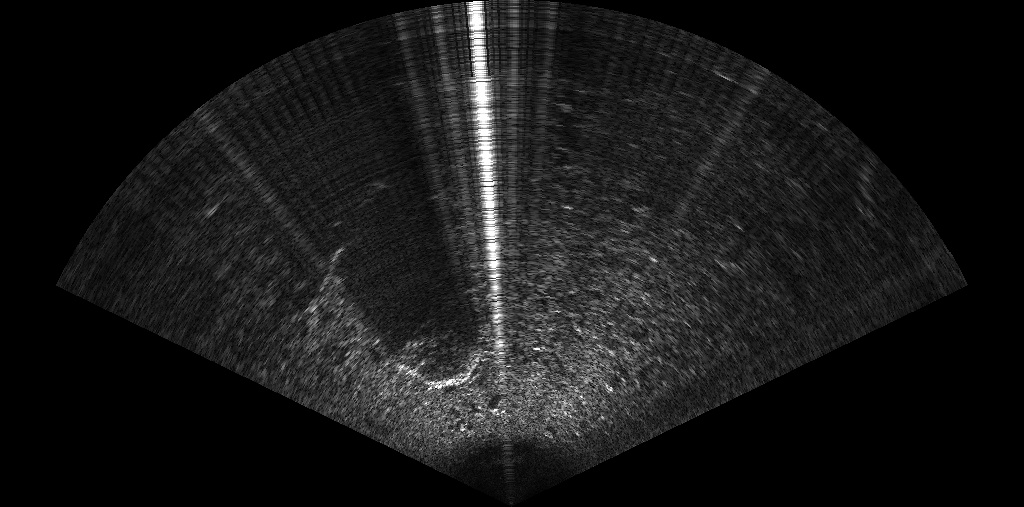
#> input picture s58c3295.jpg, 1024 x 507 px, found by its file name
$ python sonar_denoising.py
#> lines starting #> are read from the running program, lines starting #| are printed output that depends on the picture; after the words box and inside, x2 and y2 are one past the last pixel; in counts of white or black regions, pixels touching at a corner belong together
import cv2
import numpy as np
import time

sonar = cv2.imread("s58c3295.jpg")
#> sonar is the input picture: shape (507, 1024, 3); min 0, max 255, mean 23.5
# kernel = np.array([[0, 1, 0],
#           [1, 1, 1],
#           [0, 1, 0]])
kernel = np.ones((3,3))

grayIm = cv2.cvtColor(sonar, cv2.COLOR_BGR2GRAY)
thresh = 120
ret, bw = cv2.threshold(grayIm, thresh, 255, cv2.THRESH_BINARY)
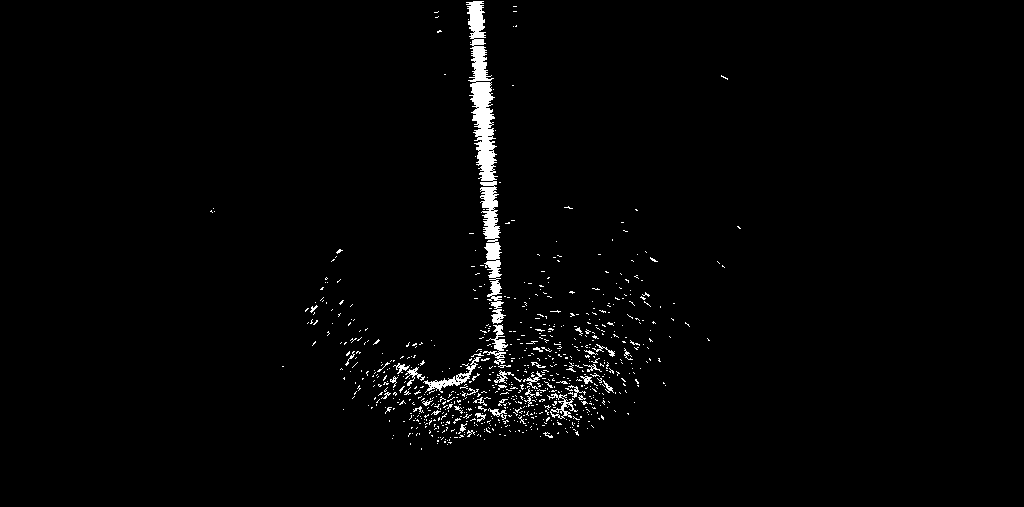
#> bw: shape (507, 1024); 1.8% white; 773 white regions (733 under 20 px), largest, box (x1, y1, x2, y2) and area: (466, 1, 506, 324) 4308, (423, 357, 481, 393) 403, (483, 324, 508, 365) 324
#> ret = 120
opened = cv2.morphologyEx(bw, cv2.MORPH_OPEN, kernel, iterations=1)
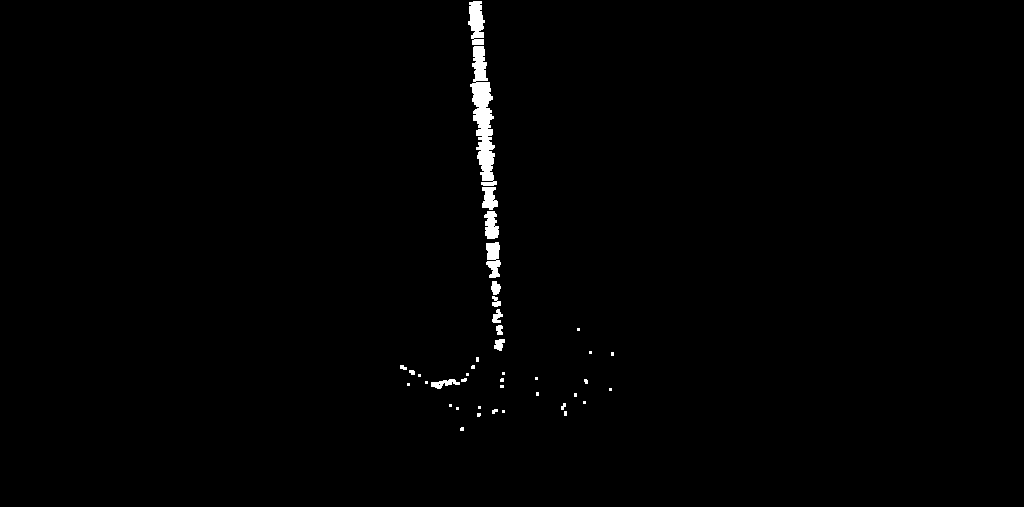
#> opened: shape (507, 1024); 0.85% white; 41 white regions (25 under 20 px), largest, box (x1, y1, x2, y2) and area: (470, 46, 497, 186) 1975, (468, 1, 485, 45) 537, (486, 242, 501, 278) 386
closed = cv2.morphologyEx(opened, cv2.MORPH_CLOSE, kernel, iterations=1)
#> closed: shape (507, 1024); 0.9% white; 34 white regions (24 under 20 px), largest, box (x1, y1, x2, y2) and area: (468, 0, 499, 239) 3276, (486, 242, 501, 278) 402, (491, 281, 503, 335) 345
combined = cv2.bitwise_and(sonar, sonar, mask=closed)

#result = cv2.vconcat([cv2.hconcat([sonar, combined]), cv2.hconcat([closed, opened])])

while True:
    # show the image
    cv2.imshow("1", sonar)
    cv2.imshow("2", bw)
    cv2.imshow("3", closed)
    cv2.imshow("4", combined)
    cv2.waitKey(3)

    if cv2.waitKey(1) & 0xFF == ord('s'):
#> (key q is pressed here)
        filename = f"test_images/frame{str(round(time.time()))}.png"
        cv2.imwrite(filename, result)
        print(filename, " saved")

    #press q to quit
    if cv2.waitKey(1) & 0xFF == ord('q'):
#> (key q is pressed here)
        break
